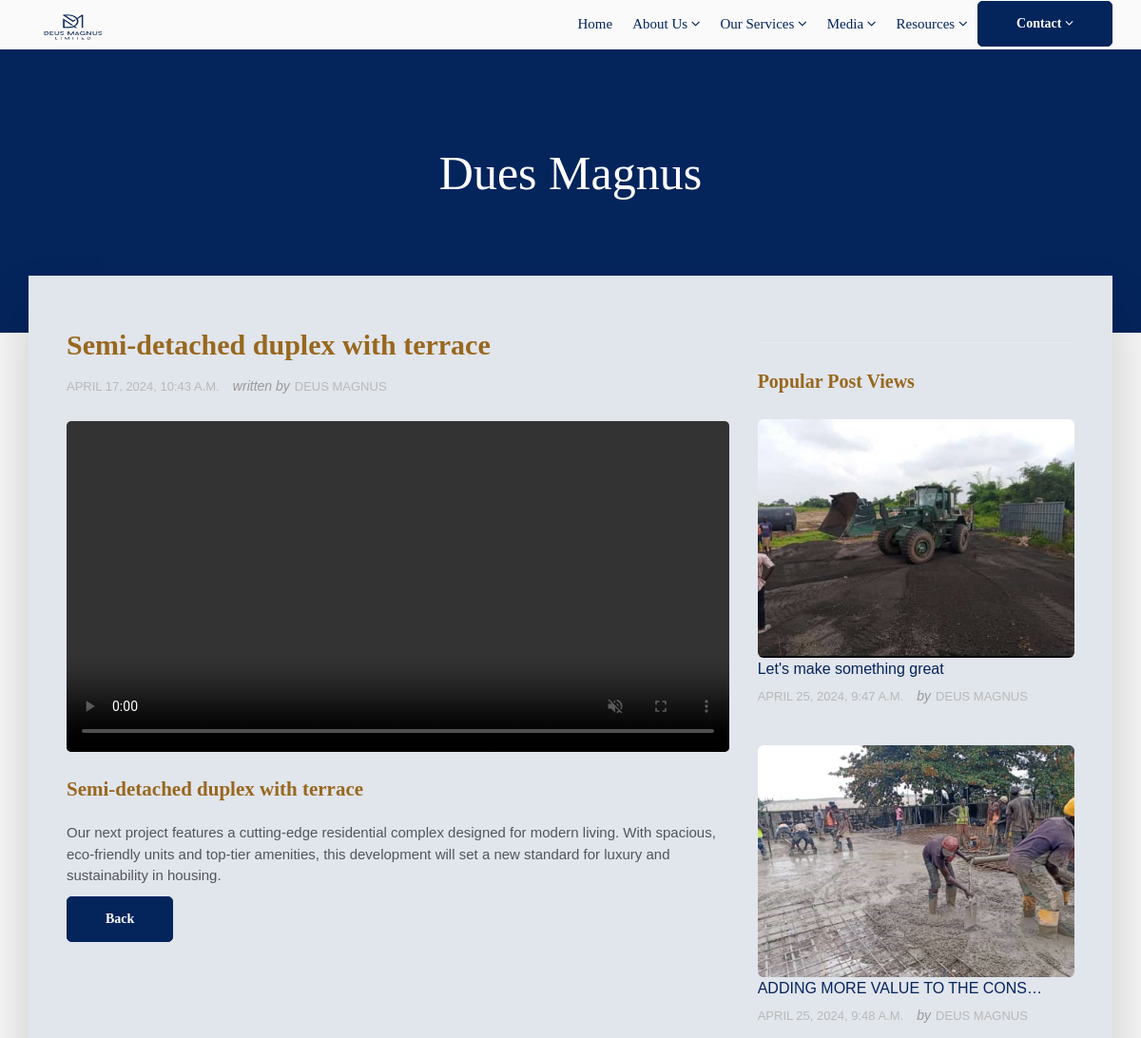
The page /article/1/ (upper part) on the database as committed earlier.
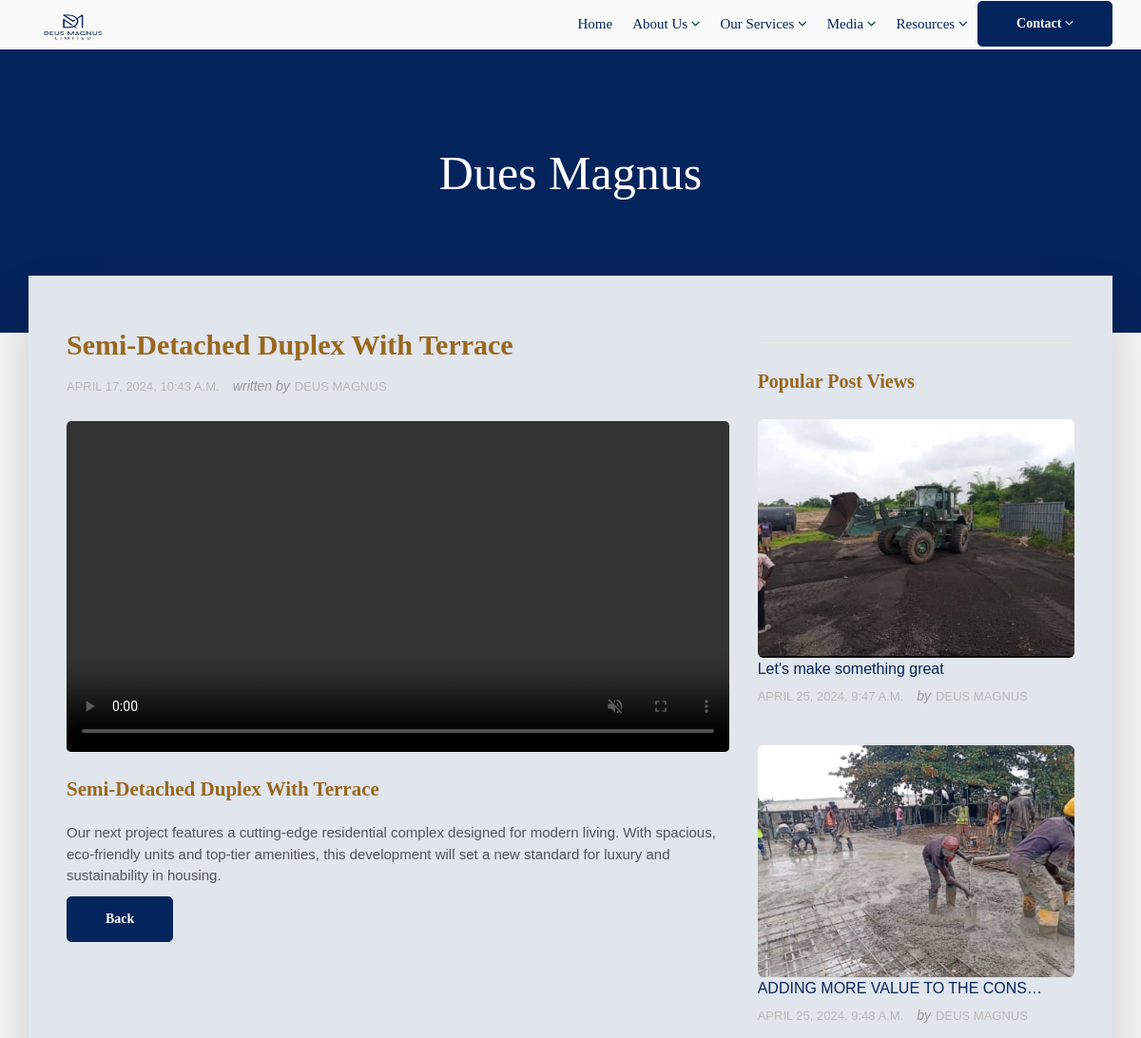
The same page on the database as committed later.
### deus_magnus/models.py (models this page shows, shortened)
class DeusMagnusMainPost(models.Model):
    deus_magnus_title = models.CharField(max_length=255, blank=True, null=True)
    deus_magnus_description = models.TextField()
    deus_magnus_slug = models.SlugField (max_length=255,blank=True, null=True)
    deus_manus_video = models.FileField(upload_to='videos/')
    deus_magnus_publish_date = models.DateTimeField (auto_now_add= True)
    deus_magnus_author = models.ForeignKey(User, on_delete=models.CASCADE)
    class Meta:
        ordering =['-deus_magnus_publish_date']

class VideoSubImage(models.Model):
    video_sub_title = models.CharField(max_length=200, blank=True, null=True)
    video_sub_description = models.TextField()
    video_sub_slug = models.SlugField (max_length=255,blank=True, null=True)
    video_sub_image = models.ImageField(upload_to='video_sub_images/')
    video_sub_publish_date = models.DateTimeField (auto_now_add= True)
    video_sub_author = models.ForeignKey(User, on_delete=models.CASCADE)
    class Meta:
        ordering =['video_sub_publish_date']

### deus_magnus/views.py (the view, shortened to what this page needs)
# urls.py: path('article/<int:pk>/', ArticleDetailView.as_view(), name="detail"),
class ArticleDetailView(DetailView):
    model = DeusMagnusMainPost
    template_name = 'deus_magnus/article_detail.html'
    def get_context_data(self, **kwargs):
        context = super().get_context_data(**kwargs)
        context['sub_v_imgs'] = VideoSubImage.objects.all()
        return context

### templates/deus_magnus/article_detail.html (shortened to what this page needs)
{% extends "base.html" %}
{% load static %}
{% block content%}
<section class="section db p120">
    <div class="container">
        <div class="row">
            <div class="col-md-12"><br><br>
                <div class="tagline-message page-title text-center">
                    <h1 style="color:fff;font-family: Georgia;font-size:50px;">Dues Magnus</h1>
                </div>
            </div>
        </div>
    </div>
</section>
<section class="section gb nopadtop">
    <div class="container">
        <div class="boxed">
            <div class="row">
                <div class="col-md-8">
                    <div class="content blog-list">
                        <div class="blog-wrapper clearfix">
                            <div class="blog-meta">
                                <h3 style="color: #98681e;font-family: Georgia;">{{ object.deus_magnus_title }}</h3>
                                <ul class="list-inline">
                                    <li>{{ object.deus_magnus_publish_date }}</li>
                                    <li><span>written by</span>Deus Magnus</li>
                                </ul>
                            </div>
                            <div class="blog-media">
                                <video autoplay muted playsinline loop width="100%"style="border-radius: 5px;" controls >
                                    <source src="{{ object.deus_manus_video.url }}" type="video/mp4">
                                </video>
                            </div>
                            <div class="blog-desc-big">
                                <p style="color: #98681e;font-family: Georgia;"class="lead">{{ object.deus_magnus_title }}</p>
                                <p>{{ object.deus_magnus_description }}</p>
                            </div>
                        </div>
                        <div class="btn-wrapper">
                            <a href=""onclick="history.back(); return false;" class="btn btn-primary"style="border-radius: 5px;font-family: Georgia;"> Back </a>
                        </div>
                    </div>
                </div>
                <div class="sidebar col-md-4">
                    <div class="widget clearfix">
                    </div>
                    <div class="widget clearfix">
                        <h3 style="color: #98681e;" class="widget-title">Popular Post Views</h3>
                            <div class="post-widget">
                                {% for sub_v_img in sub_v_imgs %}
                                <div class="media">
                                    <a href="{% url 'sub_video_img_detail' pk=sub_v_img.pk %}">
                                    <img src="{{ sub_v_img.video_sub_image.url }}"height="20px" alt="" class="img-responsive alignleft img-rounded">
                                    </a>
                                    <div class="media-body">
                                        <h5 class="mt-0"><a href="{% url 'sub_video_img_detail' pk=sub_v_img.pk %}">{{ sub_v_img.video_sub_title|truncatechars:30 }}</a></h5>
                                        <div class="blog-meta">
                                            <ul class="list-inline">
                                                <li>{{ sub_v_img.video_sub_publish_date }}</li>
                                                <li><span>by</span>Deus Magnus</li>
                                            </ul>
                                        </div>
                                    </div>
                                </div>
                                {% endfor %}
                            </div>
                    </div>
                </div>
            </div>
        </div>
    </div>
</section>
{% endblock %}

### templates/base.html (shortened to what this page needs)
{% load static %}
<head>
    <link href="{% static 'vendor/bootstrap/css/bootstrap.min.css' %}" rel="stylesheet">
	<link rel="stylesheet" href="{% static 'css/bootstrap.min.css' %}">
    <link rel="stylesheet" href="{% static 'css/font-awesome.min.css' %}">
    <link rel="stylesheet" href="{% static 'css/carousel.css' %}">
    <link rel="stylesheet" href="{% static 'css/animate.css' %}">
    <link rel="stylesheet" href="{% static 'css/style.css' %}">
</head>
<body>
    <div id="wrapper">
<header class="header">
    <div class="container">
        <nav class="navbar navbar-default yamm">
            <div class="navbar-header">
                    <div class="logo-normal">
                        <a class="navbar-brand" href="{% url 'home' %}"style="margin-bottom:2px;"><img src="{% static 'images/logo.png'%}"width="86" height="57" alt=""></a>
                    </div>
            </div>
            <div id="navbar" class="navbar-collapse collapse">
                <ul class="nav navbar-nav navbar-right">
                    <li><a href="{% url 'home' %}">Home</a></li>
                    <li class="dropdown hassubmenu">
                        <a href="#" class="dropdown-toggle" data-toggle="dropdown" role="button" aria-expanded="false"> About Us <span class="fa fa-angle-down"></span></a>
                    </li>
                    <li class="dropdown hassubmenu">
                        <a href="#" class="dropdown-oggle" data-toggle="dropdown" role="button"aria-expanded="false">Our Services <span class="fa fa-angle-down"></span></a>
                    </li>
                    <li class="dropdown hassubmenu">
                        <a href="#" class="dropdown-oggle" data-toggle="dropdown" role="button"aria-expanded="false">Media <span class="fa fa-angle-down"></span></a>
                    </li>
                    <li class="dropdown hassubmenu">
                        <a href="#" class="dropdown-oggle" data-toggle="dropdown" role="button"aria-expanded="false">Resources <span class="fa fa-angle-down"></span></a>
                    </li>
                    <a href="{% url 'contact' %}" class="btn btn-primary py-4 px-lg-5 d-none d-lg-block"style="margin-top:1px; border-radius: 5px; font-family:Georgia">Contact <i class="fa fa-angle-down ms-3"></i></a>
                </ul>
            </div>
        </nav>
    </div>
</header>
        {% block content %}
        {% endblock  %}
</div>
</body>
</html>

### static/css/style.css (style rules this page uses)
body { background-color: #f9f9f9ab; line-height: 1.5; font-size: 15px; color: #52565b; font-family: "Heebo", sans-serif; position: static; font-weight: 400; }
body, p, li, a { font-family:'Nunito',sans-serif; }
.course-details h4 a, .readmore, .testimonial strong, h1, h2, h3, h4, h5, h6 { color: #04245c; }
h1, h2, h3, h4, h5, h6 { line-height: 1.5; font-family:sans-serif; }
.cop-logo img, a { color: #04245c; text-decoration: none !important; -webkit-transition: all ease 0.3s; -moz-transition: all ease 0.3s; transition: all ease 0.3s; }
.header { position: static; z-index: 111; left: 0; top: 0; right: 0; padding: 0; background-color: transparent; text-decoration: none !important; -webkit-transition: all .3s ease-in-out; -moz-transition: all .3s ease-in-out; -ms-transition: all .3s ease-in-out; -o-transition: all .3s ease-in-out; transition: all .3s ease-in-out; }
.navbar-default { margin: 0; background-color: transparent; background: none; border: 0; }
.navbar-default .nav>li>a { color: #04245c !important; text-transform: capitalize; font-size: 15px; font-weight: 500; outline: none; font-family:Georgia; }
.navbar-brand img { margin: 0 !important; }
.navbar-brand { padding: 0 10px 0 0; }
audio, canvas, progress, video { display: block; margin: 0; padding: 0; }
video { display: block; margin: 0; padding: 0; }
.yamm .nav, .yamm .collapse, .yamm .dropup, .yamm .dropdown { position:static; }
.yamm .dropdown { position: relative; }
.yamm ul { padding: 0; }
.boxed { box-shadow: 0 30px 50px 0 rgba(1, 1, 1, 0.18); padding: 4rem 4rem 1rem; background-color: #e1e5ec; margin-top: -60px; }
.section { background-color: #ffffff; padding: 1rem 0; position: relative; display: block; padding-top: 28px; }
.section.gb { background-color: #f6f6f6; }
.section.db { background-color: #04245c; }
.nopadtop { padding-top: 0 !important; }
.sidebar .widget { margin-bottom: 30px; padding-bottom: 30px; border-bottom: 1px solid #eaeaea; }
.sidebar .widget-title { font-weight: 600; color: #000000; }
.sidebar .alignleft { float: left; margin-right: 20px; }
.sidebar .mt-0 { font-size: 16px; padding: 0; margin-bottom: 5px; margin-top: 0; }
.sidebar .media { display: block; margin-bottom: 30px; }
.blog-list { padding-bottom: 30px; margin-bottom: 30px; }
.blog-meta .list-inline li span { font-style: italic; color: #999; text-transform: none; letter-spacing: 0; font-size: 14px; padding-right: 5px; }
.blog-meta h3 { padding: 0; margin: 10px 0; font-size: 30px; font-weight: 700; }
.blog-meta small, .blog-meta .list-inline li, .blog-meta .list-inline li a { font-size: 13px; font-weight: 500; text-transform: uppercase; color: #000; }
.blog-meta .list-inline li { color: #b9b9b9; letter-spacing: 0; }
.blog-media { display: block; margin: 25px 0; }
.blog-desc-big .lead { color: #000000; font-weight: 600; }
.p120 { padding-bottom: 120px !important; }
.widget-title { color: #fff; font-size: 20px; padding: 0 0 30px; margin: 0; font-family:Georgia; line-height: 1; }
.btn { border-radius: 0; font-size: 14px; border: 1px solid #fff; font-weight: bold; color: #ffffff !important; padding: 13px 40px; text-transform: capitalize; }
.cb, .box .event-desc small, .pagination a, .pagination>.active>a, .pagination>.active>a:focus, .pagination>.active>a:hover, .pagination>.active>span, .pagination>.active>span:focus, .pagination>.active>span:hover, .tags-widget a, .owl-theme-01 .owl-nav [class*="owl-"]:hover, .yamm .dropdown-menu li:hover .menu-button, .yamm .dropdown-menu li .menu-button, mark, .bgcolor1, .image-wrap:before, .image-wrap:after, .btn-primary { border-color: #04245c; background-color: #04245c; box-shadow: inset 0 0 0 0 #98681e; -webkit-transition: all ease 0.5s; -moz-transition: all ease 0.5s; transition: all ease 0.5s; }
@media (max-width: 1200px) { .nav>li>a { padding: 1em 0.7em; } }

Rows that differ between the two databases and show on the page:
changed DeusMagnusMainPost: deus_magnus_title "Semi-detached duplex with terrace" → "Semi-Detached Duplex With Terrace"
